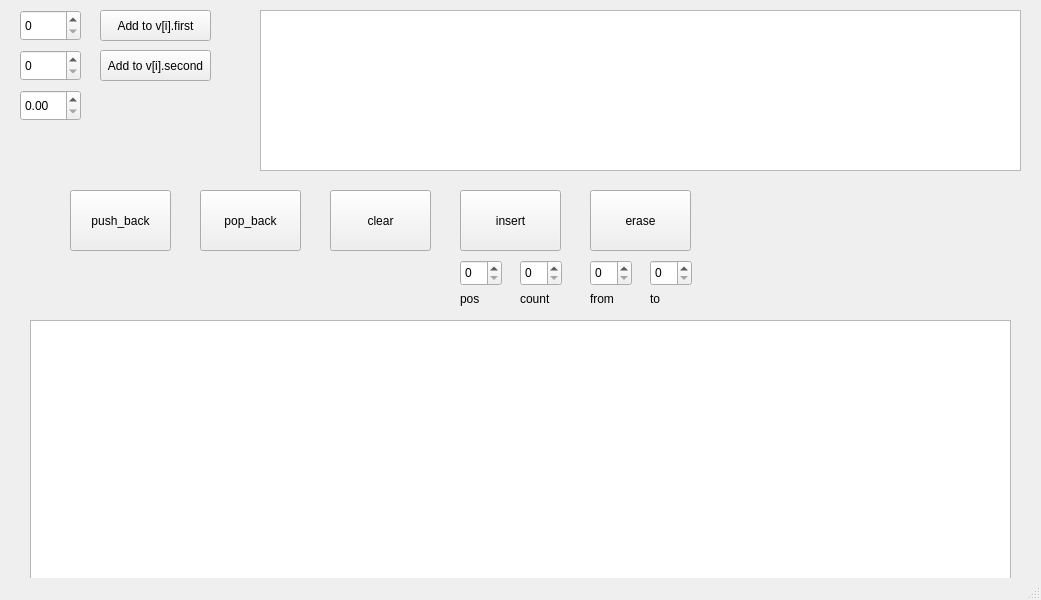
<?xml version="1.0" encoding="UTF-8"?>
<ui version="4.0">
 <class>MainWindow</class>
 <widget class="QMainWindow" name="MainWindow">
  <property name="geometry">
   <rect>
    <x>0</x>
    <y>0</y>
    <width>1041</width>
    <height>600</height>
   </rect>
  </property>
  <property name="windowTitle">
   <string>MainWindow</string>
  </property>
  <widget class="QWidget" name="centralwidget">
   <widget class="QSpinBox" name="spinBox">
    <property name="geometry">
     <rect>
      <x>20</x>
      <y>10</y>
      <width>61</width>
      <height>31</height>
     </rect>
    </property>
   </widget>
   <widget class="QPushButton" name="pushButton">
    <property name="geometry">
     <rect>
      <x>100</x>
      <y>10</y>
      <width>111</width>
      <height>31</height>
     </rect>
    </property>
    <property name="text">
     <string>Add to v[i].first</string>
    </property>
   </widget>
   <widget class="QSpinBox" name="spinBox_2">
    <property name="geometry">
     <rect>
      <x>20</x>
      <y>50</y>
      <width>61</width>
      <height>31</height>
     </rect>
    </property>
   </widget>
   <widget class="QDoubleSpinBox" name="doubleSpinBox">
    <property name="geometry">
     <rect>
      <x>20</x>
      <y>90</y>
      <width>61</width>
      <height>31</height>
     </rect>
    </property>
   </widget>
   <widget class="QPushButton" name="pushButton_2">
    <property name="geometry">
     <rect>
      <x>100</x>
      <y>50</y>
      <width>111</width>
      <height>31</height>
     </rect>
    </property>
    <property name="text">
     <string>Add to v[i].second</string>
    </property>
   </widget>
   <widget class="QTableWidget" name="tableWidget">
    <property name="geometry">
     <rect>
      <x>260</x>
      <y>10</y>
      <width>761</width>
      <height>161</height>
     </rect>
    </property>
   </widget>
   <widget class="QPushButton" name="pushButton_3">
    <property name="geometry">
     <rect>
      <x>70</x>
      <y>190</y>
      <width>101</width>
      <height>61</height>
     </rect>
    </property>
    <property name="text">
     <string>push_back</string>
    </property>
   </widget>
   <widget class="QPushButton" name="pushButton_4">
    <property name="geometry">
     <rect>
      <x>200</x>
      <y>190</y>
      <width>101</width>
      <height>61</height>
     </rect>
    </property>
    <property name="text">
     <string>pop_back</string>
    </property>
   </widget>
   <widget class="QPushButton" name="pushButton_5">
    <property name="geometry">
     <rect>
      <x>330</x>
      <y>190</y>
      <width>101</width>
      <height>61</height>
     </rect>
    </property>
    <property name="text">
     <string>clear</string>
    </property>
   </widget>
   <widget class="QPushButton" name="pushButton_6">
    <property name="geometry">
     <rect>
      <x>460</x>
      <y>190</y>
      <width>101</width>
      <height>61</height>
     </rect>
    </property>
    <property name="text">
     <string>insert</string>
    </property>
   </widget>
   <widget class="QPushButton" name="pushButton_7">
    <property name="geometry">
     <rect>
      <x>590</x>
      <y>190</y>
      <width>101</width>
      <height>61</height>
     </rect>
    </property>
    <property name="text">
     <string>erase</string>
    </property>
   </widget>
   <widget class="QSpinBox" name="spinBox_3">
    <property name="geometry">
     <rect>
      <x>460</x>
      <y>260</y>
      <width>42</width>
      <height>26</height>
     </rect>
    </property>
   </widget>
   <widget class="QSpinBox" name="spinBox_4">
    <property name="geometry">
     <rect>
      <x>520</x>
      <y>260</y>
      <width>42</width>
      <height>26</height>
     </rect>
    </property>
   </widget>
   <widget class="QSpinBox" name="spinBox_5">
    <property name="geometry">
     <rect>
      <x>590</x>
      <y>260</y>
      <width>42</width>
      <height>26</height>
     </rect>
    </property>
   </widget>
   <widget class="QSpinBox" name="spinBox_6">
    <property name="geometry">
     <rect>
      <x>650</x>
      <y>260</y>
      <width>42</width>
      <height>26</height>
     </rect>
    </property>
   </widget>
   <widget class="QTableWidget" name="tableWidget_2">
    <property name="geometry">
     <rect>
      <x>30</x>
      <y>320</y>
      <width>981</width>
      <height>261</height>
     </rect>
    </property>
   </widget>
   <widget class="QLabel" name="label">
    <property name="geometry">
     <rect>
      <x>460</x>
      <y>290</y>
      <width>54</width>
      <height>17</height>
     </rect>
    </property>
    <property name="text">
     <string>pos</string>
    </property>
   </widget>
   <widget class="QLabel" name="label_2">
    <property name="geometry">
     <rect>
      <x>520</x>
      <y>290</y>
      <width>54</width>
      <height>17</height>
     </rect>
    </property>
    <property name="text">
     <string>count</string>
    </property>
   </widget>
   <widget class="QLabel" name="label_3">
    <property name="geometry">
     <rect>
      <x>590</x>
      <y>290</y>
      <width>54</width>
      <height>17</height>
     </rect>
    </property>
    <property name="text">
     <string>from</string>
    </property>
   </widget>
   <widget class="QLabel" name="label_4">
    <property name="geometry">
     <rect>
      <x>650</x>
      <y>290</y>
      <width>54</width>
      <height>17</height>
     </rect>
    </property>
    <property name="text">
     <string>to</string>
    </property>
   </widget>
  </widget>
  <widget class="QMenuBar" name="menubar">
   <property name="geometry">
    <rect>
     <x>0</x>
     <y>0</y>
     <width>1041</width>
     <height>22</height>
    </rect>
   </property>
  </widget>
  <widget class="QStatusBar" name="statusbar"/>
 </widget>
 <resources/>
 <connections/>
</ui>
